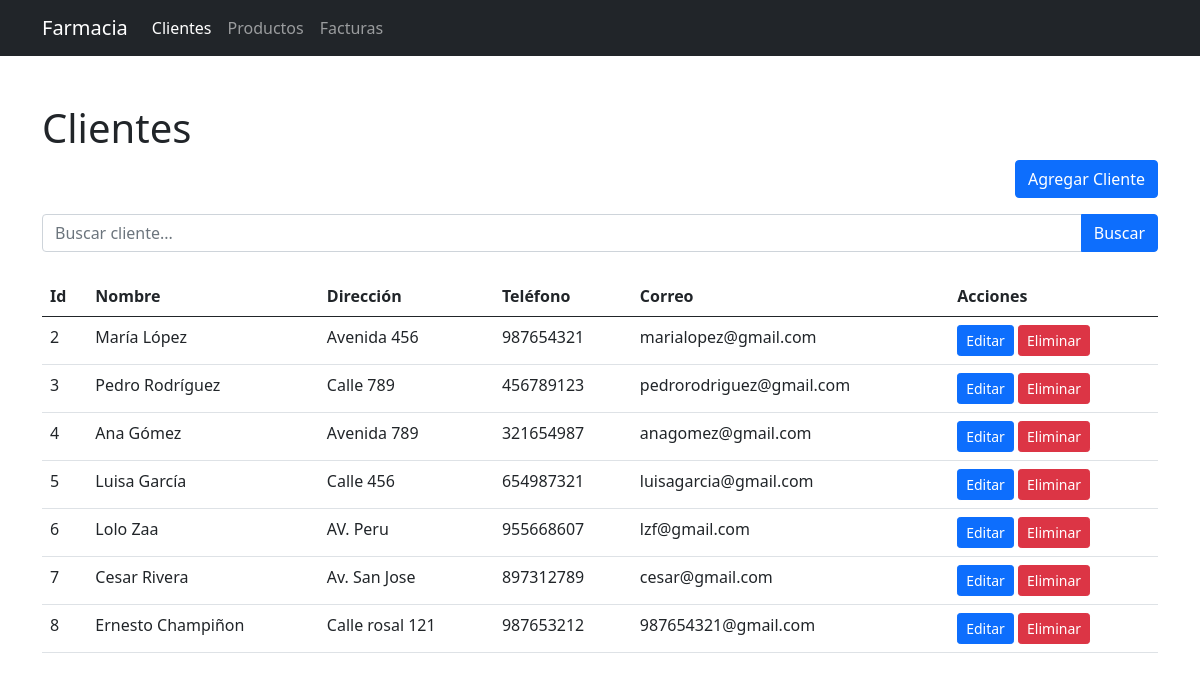
Screenshot of /clientes with the database file from the repository.
### tables this page shows
CREATE TABLE clientes (
        id INTEGER PRIMARY KEY AUTOINCREMENT,
        nombre TEXT NOT NULL,
        direccion TEXT NOT NULL,
        telefono TEXT NOT NULL,
        correo TEXT NOT NULL
    );

### app.py (the view)
@app.route('/clientes')
def clientes():
    clientes = obtener_clientes()  # Función para obtener los clientes desde la base de datos
    return render_template('clientes.html', active='clientes', clientes=clientes)

### app.py (called while the page is built)
def obtener_clientes():
    conn = sqlite3.connect('farmacia.db')
    cursor = conn.cursor()
    cursor.execute('SELECT * FROM clientes')
    clientes = cursor.fetchall()
    conn.close()
    return clientes

### templates/clientes.html (shortened to what this page needs)
{% extends "base.html" %}
{% block content %}
    <h1 class="mt-5">Clientes</h1>
    <div class="d-flex justify-content-end mb-3">
        <a href="/agregar_cliente" class="btn btn-primary">Agregar Cliente</a>
    </div>
    <form action="/buscar_cliente" method="POST" class="mb-3">
        <div class="input-group">
            <input type="text" class="form-control" name="busqueda" placeholder="Buscar cliente...">
            <button type="submit" class="btn btn-primary">Buscar</button>
        </div>
    </form>
    <table class="table mt-4">
        <thead>
            <tr>
                <th>Id</th>
                <th>Nombre</th>
                <th>Dirección</th>
                <th>Teléfono</th>
                <th>Correo</th>
                <th>Acciones</th>
            </tr>
        </thead>
        <tbody>
            {% for cliente in clientes %}
            <tr>
                <td>{{ cliente[0] }}</td>
                <td>{{ cliente[1] }}</td>
                <td>{{ cliente[2] }}</td>
                <td>{{ cliente[3] }}</td>
                <td>{{ cliente[4] }}</td>
                <td>
                    <a href="/editar_cliente/{{ cliente[0] }}" class="btn btn-primary btn-sm">Editar</a>
                    <form action="/eliminar_cliente/{{ cliente[0] }}" method="post" style="display:inline">
                        <button type="submit" class="btn btn-danger btn-sm">Eliminar</button>
                    </form>
                </td>
            </tr>
            {% endfor %}
        </tbody>
    </table>
{% endblock %}

### rows the page displays
clientes: id "2", nombre "María López", direccion "Avenida 456", telefono "987654321", correo "marialopez@gmail.com"
clientes: id "3", nombre "Pedro Rodríguez", direccion "Calle 789", telefono "456789123", correo "pedrorodriguez@gmail.com"
clientes: id "4", nombre "Ana Gómez", direccion "Avenida 789", telefono "321654987", correo "anagomez@gmail.com"
clientes: id "5", nombre "Luisa García", direccion "Calle 456", telefono "654987321", correo "luisagarcia@gmail.com"
clientes: id "6", nombre "Lolo Zaa", direccion "AV. Peru", telefono "955668607", correo "lzf@gmail.com"
clientes: id "7", nombre "Cesar Rivera", direccion "Av. San Jose", telefono "897312789", correo "cesar@gmail.com"
clientes: id "8", nombre "Ernesto Champiñon", direccion "Calle rosal 121", telefono "987653212", correo "987654321@gmail.com"
